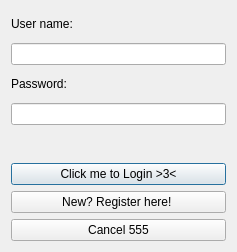
<?xml version="1.0" encoding="UTF-8"?>
<ui version="4.0">
 <class>dialogLogin</class>
 <widget class="QDialog" name="dialogLogin">
  <property name="enabled">
   <bool>true</bool>
  </property>
  <property name="geometry">
   <rect>
    <x>0</x>
    <y>0</y>
    <width>237</width>
    <height>252</height>
   </rect>
  </property>
  <property name="windowTitle">
   <string>PSR_ol</string>
  </property>
  <layout class="QVBoxLayout" name="verticalLayout">
   <item>
    <widget class="QLabel" name="label_Username">
     <property name="text">
      <string>User name: </string>
     </property>
    </widget>
   </item>
   <item>
    <widget class="QLineEdit" name="inputUsername"/>
   </item>
   <item>
    <widget class="QLabel" name="labelPasswrod">
     <property name="text">
      <string>Password: </string>
     </property>
    </widget>
   </item>
   <item>
    <widget class="QLineEdit" name="inputPassword">
     <property name="echoMode">
      <enum>QLineEdit::Password</enum>
     </property>
    </widget>
   </item>
   <item>
    <widget class="QLabel" name="input_AlertLabel">
     <property name="palette">
      <palette>
       <active>
        <colorrole role="WindowText">
         <brush brushstyle="SolidPattern">
          <color alpha="255">
           <red>252</red>
           <green>0</green>
           <blue>6</blue>
          </color>
         </brush>
        </colorrole>
       </active>
       <inactive>
        <colorrole role="WindowText">
         <brush brushstyle="SolidPattern">
          <color alpha="255">
           <red>252</red>
           <green>0</green>
           <blue>6</blue>
          </color>
         </brush>
        </colorrole>
       </inactive>
       <disabled>
        <colorrole role="WindowText">
         <brush brushstyle="SolidPattern">
          <color alpha="255">
           <red>127</red>
           <green>127</green>
           <blue>127</blue>
          </color>
         </brush>
        </colorrole>
       </disabled>
      </palette>
     </property>
     <property name="text">
      <string/>
     </property>
    </widget>
   </item>
   <item>
    <widget class="QPushButton" name="buttonLogin">
     <property name="text">
      <string>Click me to Login &gt;3&lt;</string>
     </property>
     <property name="default">
      <bool>false</bool>
     </property>
     <property name="flat">
      <bool>false</bool>
     </property>
    </widget>
   </item>
   <item>
    <widget class="QPushButton" name="buttonRegister">
     <property name="text">
      <string>New? Register here! </string>
     </property>
    </widget>
   </item>
   <item>
    <widget class="QPushButton" name="buttonCancel">
     <property name="text">
      <string>Cancel 555</string>
     </property>
    </widget>
   </item>
  </layout>
 </widget>
 <resources/>
 <connections>
  <connection>
   <sender>buttonLogin</sender>
   <signal>clicked()</signal>
   <receiver>dialogLogin</receiver>
   <slot>loginMain()</slot>
   <hints>
    <hint type="sourcelabel">
     <x>119</x>
     <y>157</y>
    </hint>
    <hint type="destinationlabel">
     <x>204</x>
     <y>111</y>
    </hint>
   </hints>
  </connection>
  <connection>
   <sender>buttonRegister</sender>
   <signal>clicked()</signal>
   <receiver>dialogLogin</receiver>
   <slot>userRegister()</slot>
   <hints>
    <hint type="sourcelabel">
     <x>79</x>
     <y>196</y>
    </hint>
    <hint type="destinationlabel">
     <x>229</x>
     <y>80</y>
    </hint>
   </hints>
  </connection>
  <connection>
   <sender>buttonCancel</sender>
   <signal>clicked()</signal>
   <receiver>dialogLogin</receiver>
   <slot>exit()</slot>
   <hints>
    <hint type="sourcelabel">
     <x>162</x>
     <y>230</y>
    </hint>
    <hint type="destinationlabel">
     <x>230</x>
     <y>30</y>
    </hint>
   </hints>
  </connection>
 </connections>
 <slots>
  <slot>loginMain()</slot>
  <slot>userRegister()</slot>
  <slot>exit()</slot>
 </slots>
</ui>
